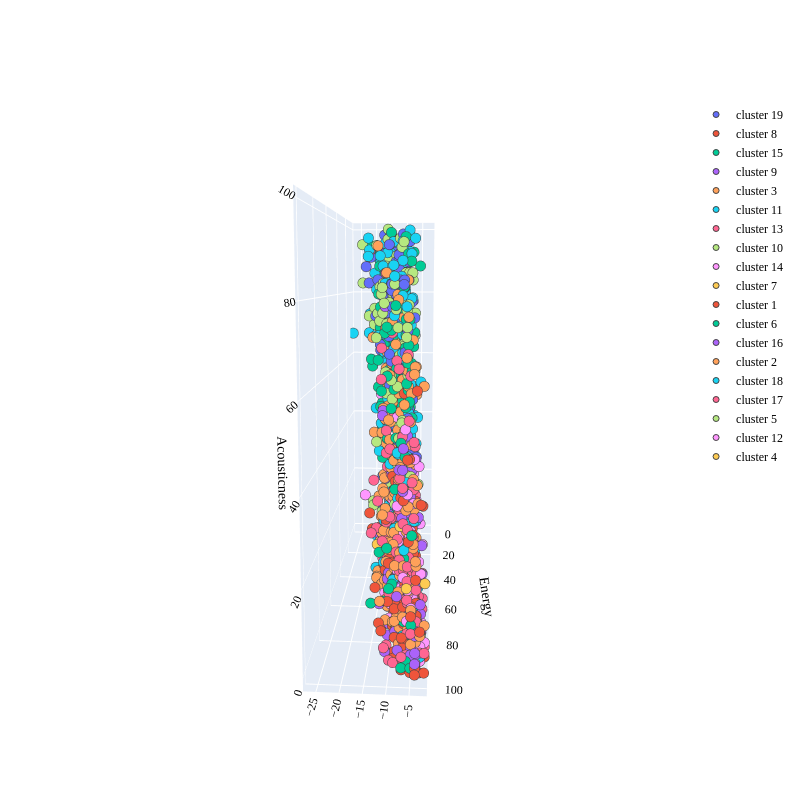

The code cell stored with this chart in its notebook:
### Code cell
import plotly.graph_objects as go
PLOT = go.Figure()
for i in list(data['Music Segment'].unique()):
    PLOT.add_trace(go.Scatter3d(x = data[data["Music Segment"]== i]['Energy'],
                                y = data[data["Music Segment"] == i]['Loudness (dB)'],
                                z = data[data["Music Segment"] == i]['Acousticness'],                        
                                mode = 'markers',marker_size = 6, marker_line_width = 1, name = str(i)))

PLOT.update_traces(hovertemplate='Energy: %{x} <br>Loudness (dB): %{y} <br>Acousticness: %{z}')
    
PLOT.update_layout(width = 800, height = 800, autosize = True, showlegend = True,
                   scene = dict(xaxis=dict(title = 'Energy', titlefont_color = 'black'),
                                yaxis=dict(title = 'Loudness (dB)', titlefont_color = 'black'),
                                zaxis=dict(title = 'Acousticness', titlefont_color = 'black')), 
                   font = dict(family = "Gilroy", color  = 'black', size = 12))

### Figure 1 — Plotly figure (JSON) as saved in the notebook; plotly's stock layout.template omitted (floating-point values rounded to 4 significant figures; data arrays with more than 128 entries replaced by an {"elided": "..."} marker saying what was removed)
{"data": [{"hovertemplate": "Energy: %{x} <br>Loudness (dB): %{y} <br>Acousticness: %{z}", "marker": {"line": {"width": 1}, "size": 6}, "mode": "markers", "name": "cluster 19", "type": "scatter3d", "x": [30, 42, 24, 30, 43, 68, 61, 37, 20, 30, 30, 41, 57, 33, 34, 6, 36, 44, 47, 40, 24, 33, 36, 29, 29, 32, 28, 30, 28, 40, 58, 69, 23, 31, 13, 38, 41, 46, 51, 53, 40, 66, 40, 32, 33, 33, 21, 17, 32, 27, 34, 47, 39, 31, 38, 32, 16, 43, 42, 32, 42, 9, 43, 34, 27, 23, 23, 28, 41, 35, 34, 48, 38, 14, 45, 41, 18, 55, 28, 48, 47, 43, 37, 47, 43, 50, 21, 23, 49, 61, 48, 17, 54, 47, 10, 28, 10, 40, 38, 25, 17, 47, 26, 21, 52, 6, 44, 30], "y": [-14, -10, -11, -7, -7, -8, -6, -9, -11, -12, -13, -9, -5, -11, -11, -17, -9, -9, -12, -7, -13, -11, -13, -10, -8, -8, -13, -10, -12, -8, -7, -7, -9, -10, -13, -8, -8, -9, -8, -6, -9, -7, -8, -11, -10, -11, -18, -19, -13, -12, -13, -13, -14, -11, -14, -12, -22, -9, -11, -12, -9, -15, -11, -14, -15, -10, -17, -16, -12, -14, -13, -9, -16, -17, -13, -11, -19, -6, -13, -9, -6, -9, -8, -11, -13, -12, -11, -12, -12, -8, -12, -13, -7, -8, -16, -12, -21, -8, -10, -16, -16, -8, -11, -12, -8, -22, -9, -15], "z": [94, 84, 92, 78, 28, 83, 54, 84, 76, 44, 77, 54, 38, 90, 91, 98, 57, 41, 34, 78, 24, 72, 61, 97, 95, 86, 43, 69, 54, 66, 51, 72, 89, 82, 88, 61, 50, 74, 58, 39, 34, 50, 63, 83, 76, 59, 84, 73, 62, 74, 81, 69, 75, 87, 75, 89, 88, 82, 55, 80, 84, 98, 43, 46, 42, 90, 63, 25, 68, 43, 72, 42, 66, 79, 64, 74, 13, 31, 50, 62, 74, 60, 84, 38, 55, 83, 96, 85, 24, 66, 77, 74, 68, 31, 81, 65, 91, 89, 72, 65, 92, 33, 91, 94, 39, 83, 61, 63]}, {"hovertemplate": "Energy: %{x} <br>Loudness (dB): %{y} <br>Acousticness: %{z}", "marker": {"line": {"width": 1}, "size": 6}, "mode": "markers", "name": "cluster 8", "type": "scatter3d", "x": [79, 99, 81, 99, 75, 76, 58, 93, 93, 99, 61, 66, 66, 79, 93, 92, 81, 82, 92, 91, 76, 77, 54, 88, 56, 90, 83, 96, 94, 87, 64, 69, 78, 75, 56, 84, 77, 70, 80, 87, 64, 76, 90, 76, 68, 79, 83, 91, 66, 91, 82, 89, 68, 44, 63, 64, 71, 71, 80, 66, 82, 59, 59, 89, 46, 67, 84, 56, 75, 48, 91, 87, 75, 84, 80, 97, 98, 70, 93, 72, 90, 94, 80, 83, 95, 82, 52, 83, 61, 90, 86, 84, 89, 74, 83, 98, 62, 81, 61, 79, 85, 78, 76, 94, 52, 82, 72, 90, 90, 80, 90, 58, 77, 53, 73, 46, 97, 71], "y": [-11, -3, -7, -2, -9, -6, -5, -4, -6, -4, -7, -9, -7, -5, -3, -5, -4, -4, -2, -6, -5, -6, -8, -5, -5, -9, -7, -4, -7, -8, -8, -7, -4, -6, -7, -7, -6, -8, -5, -4, -6, -8, -11, -9, -6, -6, -7, -5, -5, -5, -5, -3, -3, -14, -5, -7, -11, -7, -5, -12, -6, -9, -7, -7, -10, -10, -7, -12, -9, -10, -5, -5, -9, -6, -7, -5, -7, -8, -4, -6, -7, -3, -9, -6, -5, -14, -11, -6, -13, -5, -6, -5, -9, -10, -11, -3, -17, -8, -12, -10, -7, -9, -12, -7, -14, -9, -8, -4, -5, -9, -7, -11, -6, -9, -12, -9, -7, -9], "z": [17, 0, 8, 0, 13, 16, 4, 4, 46, 1, 2, 33, 3, 16, 36, 0, 0, 0, 0, 0, 0, 0, 16, 3, 5, 0, 1, 20, 0, 0, 56, 4, 11, 1, 0, 1, 0, 4, 6, 1, 5, 2, 0, 0, 18, 0, 0, 3, 4, 1, 1, 0, 28, 13, 3, 11, 14, 6, 20, 0, 10, 31, 6, 0, 19, 34, 0, 5, 5, 1, 0, 5, 4, 0, 12, 12, 0, 1, 61, 5, 36, 7, 7, 2, 0, 12, 7, 11, 8, 7, 1, 0, 3, 2, 9, 9, 24, 34, 11, 1, 7, 1, 0, 3, 6, 2, 0, 9, 1, 5, 4, 18, 1, 19, 26, 16, 7, 0]}, {"hovertemplate": "Energy: %{x} <br>Loudness (dB): %{y} <br>Acousticness: %{z}", "marker": {"line": {"width": 1}, "size": 6}, "mode": "markers", "name": "cluster 15", "type": "scatter3d", "x": [69, 96, 86, 67, 71, 93, 60, 76, 75, 77, 82, 49, 63, 88, 62, 72, 70, 75, 89, 85, 51, 57, 59, 69, 54, 72, 54, 54, 67, 51, 58, 83, 76, 73, 71, 87, 35, 72, 82, 57, 39, 66, 73, 70, 92, 88, 76, 82, 50, 68, 93, 99, 82, 93, 66, 66, 94, 81, 68, 86, 95, 98, 61, 45, 80, 60, 61, 57, 59, 52, 55, 97, 56, 66, 99, 47, 73, 92, 85, 88, 80, 55], "y": [-9, -5, -7, -6, -8, -5, -12, -7, -9, -4, -6, -8, -7, -3, -9, -5, -7, -11, -4, -11, -15, -11, -11, -11, -10, -9, -10, -13, -10, -9, -13, -7, -6, -6, -16, -7, -14, -10, -10, -8, -15, -14, -8, -9, -4, -9, -12, -7, -8, -9, -7, -5, -7, -7, -10, -9, -10, -8, -10, -8, -5, -6, -8, -13, -7, -10, -10, -12, -12, -14, -8, -4, -15, -6, -7, -9, -6, -6, -7, -5, -5, -10], "z": [2, 0, 21, 9, 8, 29, 6, 3, 1, 4, 2, 1, 24, 3, 0, 5, 5, 0, 8, 23, 1, 56, 10, 53, 22, 1, 2, 14, 20, 1, 2, 18, 0, 0, 3, 6, 9, 2, 13, 44, 5, 1, 14, 18, 2, 38, 6, 44, 18, 1, 0, 1, 6, 0, 45, 12, 17, 47, 78, 0, 9, 2, 2, 3, 1, 1, 1, 9, 22, 0, 3, 0, 11, 12, 1, 25, 21, 3, 4, 0, 0, 4]}, {"hovertemplate": "Energy: %{x} <br>Loudness (dB): %{y} <br>Acousticness: %{z}", "marker": {"line": {"width": 1}, "size": 6}, "mode": "markers", "name": "cluster 9", "type": "scatter3d", "x": {"elided": "143 int values"}, "y": {"elided": "143 int values"}, "z": {"elided": "143 int values"}}, {"hovertemplate": "Energy: %{x} <br>Loudness (dB): %{y} <br>Acousticness: %{z}", "marker": {"line": {"width": 1}, "size": 6}, "mode": "markers", "name": "cluster 3", "type": "scatter3d", "x": {"elided": "203 int values"}, "y": {"elided": "203 int values"}, "z": {"elided": "203 int values"}}, {"hovertemplate": "Energy: %{x} <br>Loudness (dB): %{y} <br>Acousticness: %{z}", "marker": {"line": {"width": 1}, "size": 6}, "mode": "markers", "name": "cluster 11", "type": "scatter3d", "x": {"elided": "150 int values"}, "y": {"elided": "150 int values"}, "z": {"elided": "150 int values"}}, {"hovertemplate": "Energy: %{x} <br>Loudness (dB): %{y} <br>Acousticness: %{z}", "marker": {"line": {"width": 1}, "size": 6}, "mode": "markers", "name": "cluster 13", "type": "scatter3d", "x": {"elided": "130 int values"}, "y": {"elided": "130 int values"}, "z": {"elided": "130 int values"}}, {"hovertemplate": "Energy: %{x} <br>Loudness (dB): %{y} <br>Acousticness: %{z}", "marker": {"line": {"width": 1}, "size": 6}, "mode": "markers", "name": "cluster 10", "type": "scatter3d", "x": [5, 20, 8, 19, 33, 63, 47, 25, 33, 57, 40, 34, 37, 42, 44, 7, 36, 49, 41, 33, 32, 35, 26, 21, 28, 26, 42, 11, 42, 26, 16, 22, 33, 40, 51, 18, 53, 14, 25, 41, 50, 46, 46, 26, 76, 7, 45, 25, 35, 32, 26, 39, 13, 37, 48, 35, 29, 26, 31, 44, 9, 22, 18, 29, 33, 44, 28, 28, 44, 38, 15, 18, 35, 24, 29, 47, 55, 24, 38, 37, 13, 32, 17, 43, 13, 27, 21], "y": [-16, -12, -16, -15, -9, -7, -9, -16, -11, -10, -14, -8, -10, -6, -15, -14, -12, -8, -6, -13, -7, -9, -15, -15, -15, -12, -11, -15, -15, -12, -11, -18, -16, -13, -14, -11, -12, -13, -18, -15, -7, -7, -13, -11, -7, -24, -14, -11, -7, -13, -17, -12, -14, -5, -8, -9, -14, -14, -9, -10, -18, -14, -12, -13, -9, -11, -11, -9, -14, -12, -20, -15, -10, -17, -13, -9, -11, -13, -13, -11, -14, -9, -21, -6, -16, -17, -12], "z": [88, 88, 92, 99, 74, 78, 94, 52, 26, 72, 56, 86, 93, 59, 82, 70, 65, 76, 75, 82, 84, 67, 88, 90, 64, 91, 46, 94, 75, 85, 91, 74, 47, 54, 78, 85, 59, 96, 94, 41, 68, 38, 78, 96, 71, 95, 59, 79, 86, 72, 82, 68, 85, 25, 48, 55, 94, 45, 57, 67, 92, 84, 88, 65, 86, 45, 72, 94, 53, 83, 13, 83, 78, 69, 49, 69, 83, 63, 73, 68, 75, 21, 73, 69, 61, 72, 84]}, {"hovertemplate": "Energy: %{x} <br>Loudness (dB): %{y} <br>Acousticness: %{z}", "marker": {"line": {"width": 1}, "size": 6}, "mode": "markers", "name": "cluster 14", "type": "scatter3d", "x": {"elided": "167 int values"}, "y": {"elided": "167 int values"}, "z": {"elided": "167 int values"}}, {"hovertemplate": "Energy: %{x} <br>Loudness (dB): %{y} <br>Acousticness: %{z}", "marker": {"line": {"width": 1}, "size": 6}, "mode": "markers", "name": "cluster 7", "type": "scatter3d", "x": [93, 82, 78, 40, 55, 63, 46, 84, 63, 85, 60, 58, 96, 31, 84, 28, 76, 30], "y": [-2, -9, -5, -8, -8, -7, -11, -6, -10, -8, -10, -6, -6, -10, -8, -14, -8, -12], "z": [18, 3, 1, 49, 21, 39, 17, 8, 0, 1, 2, 37, 18, 31, 28, 24, 1, 16]}, {"hovertemplate": "Energy: %{x} <br>Loudness (dB): %{y} <br>Acousticness: %{z}", "marker": {"line": {"width": 1}, "size": 6}, "mode": "markers", "name": "nan", "type": "scatter3d", "x": [], "y": [], "z": []}, {"hovertemplate": "Energy: %{x} <br>Loudness (dB): %{y} <br>Acousticness: %{z}", "marker": {"line": {"width": 1}, "size": 6}, "mode": "markers", "name": "cluster 1", "type": "scatter3d", "x": [90, 31, 64, 60, 81, 67, 56, 56, 91, 57, 78, 72, 81, 46, 76, 90, 77, 88, 84, 93, 77, 30, 59, 70, 73, 83, 78, 66, 69, 41, 87, 88, 58, 67, 74, 51, 60, 69, 83, 61, 90, 45, 66, 72, 42, 90, 69, 68, 93, 48, 70, 75, 62, 51, 47, 50, 100, 84, 92, 77, 68, 65, 43, 72, 86, 84, 41, 58, 31, 38, 67, 89, 63, 68, 88, 82, 85, 74, 94, 85, 59, 83, 94, 92, 47, 65, 48, 43, 83, 43, 87, 80, 43, 36, 24, 99, 82, 52, 86, 66, 42, 39, 80, 89, 77, 65, 92, 58, 90, 72, 39, 46, 62], "y": [-7, -13, -6, -6, -4, -5, -11, -6, -4, -8, -8, -6, -5, -10, -6, -4, -4, -6, -5, -4, -7, -17, -6, -9, -6, -7, -8, -4, -7, -10, -6, -5, -9, -10, -7, -8, -5, -9, -4, -5, -5, -12, -10, -8, -14, -7, -7, -8, -9, -9, -9, -9, -11, -13, -10, -14, -4, -7, -7, -9, -8, -9, -12, -10, -6, -13, -16, -5, -19, -10, -5, -5, -6, -6, -6, -9, -6, -7, -7, -6, -9, -4, -5, -3, -9, -10, -9, -9, -5, -10, -4, -6, -10, -11, -16, -5, -6, -9, -7, -5, -9, -11, -6, -9, -3, -8, -5, -13, -12, -6, -16, -9, -10], "z": [0, 1, 0, 0, 0, 3, 1, 18, 0, 4, 9, 0, 2, 8, 7, 12, 0, 0, 26, 0, 6, 4, 2, 2, 9, 3, 1, 0, 1, 17, 0, 2, 1, 2, 7, 4, 3, 0, 0, 0, 0, 15, 2, 31, 10, 11, 19, 0, 0, 39, 22, 0, 34, 2, 19, 13, 0, 6, 4, 7, 4, 6, 0, 1, 25, 4, 13, 11, 9, 42, 29, 0, 5, 32, 1, 0, 4, 2, 0, 0, 0, 3, 1, 1, 28, 1, 14, 24, 0, 18, 3, 43, 29, 11, 24, 0, 1, 18, 5, 17, 2, 23, 0, 10, 0, 1, 12, 19, 5, 1, 7, 34, 6]}, {"hovertemplate": "Energy: %{x} <br>Loudness (dB): %{y} <br>Acousticness: %{z}", "marker": {"line": {"width": 1}, "size": 6}, "mode": "markers", "name": "cluster 6", "type": "scatter3d", "x": [65, 48, 44, 35, 49, 44, 38, 32, 55, 52, 18, 34, 13, 30, 14, 67, 49, 44, 18, 41, 49, 55, 75, 53, 33, 45, 55, 26, 20, 39, 5, 26, 38, 45, 33, 33, 28, 24, 21, 63, 38, 32, 21, 49, 36, 25, 39, 26, 53, 28, 4, 53, 55, 22, 47, 37, 27, 45, 17, 45, 33, 39, 56, 37, 79, 38, 32, 32, 42, 42, 34, 16, 51, 55, 25, 31, 31, 69, 64, 52, 47, 29, 31, 65, 42, 37, 56, 13, 40, 27, 83, 15, 32, 30, 31, 40, 67, 37, 59, 53, 46, 43, 33, 37, 29, 58, 37, 28, 40, 9, 51, 19, 24, 43, 40, 38, 7], "y": [-7, -8, -7, -10, -7, -9, -9, -17, -8, -10, -10, -9, -14, -9, -14, -7, -7, -11, -13, -7, -9, -9, -7, -10, -8, -9, -7, -10, -14, -11, -21, -7, -10, -9, -11, -17, -5, -17, -20, -7, -10, -12, -14, -14, -13, -15, -7, -11, -13, -15, -22, -9, -6, -14, -15, -10, -17, -7, -11, -9, -14, -11, -8, -12, -7, -9, -14, -12, -13, -8, -12, -17, -9, -13, -17, -16, -15, -12, -7, -12, -14, -16, -17, -6, -13, -16, -7, -15, -9, -11, -6, -17, -10, -14, -12, -10, -6, -10, -8, -7, -6, -12, -14, -15, -8, -7, -12, -12, -9, -15, -9, -13, -12, -10, -11, -7, -21], "z": [57, 48, 73, 67, 47, 66, 76, 53, 74, 57, 84, 96, 93, 85, 87, 64, 50, 60, 75, 61, 51, 51, 60, 38, 89, 82, 42, 81, 98, 53, 56, 92, 61, 46, 43, 61, 88, 76, 60, 68, 51, 74, 82, 70, 83, 71, 69, 88, 42, 68, 95, 43, 67, 77, 54, 37, 88, 89, 42, 70, 65, 37, 70, 57, 55, 82, 72, 73, 56, 91, 49, 38, 58, 72, 70, 48, 70, 61, 53, 71, 70, 31, 80, 50, 58, 48, 74, 47, 58, 58, 57, 85, 62, 70, 53, 58, 62, 69, 67, 68, 70, 68, 58, 66, 65, 47, 73, 73, 76, 97, 52, 73, 84, 54, 70, 70, 92]}, {"hovertemplate": "Energy: %{x} <br>Loudness (dB): %{y} <br>Acousticness: %{z}", "marker": {"line": {"width": 1}, "size": 6}, "mode": "markers", "name": "cluster 16", "type": "scatter3d", "x": [42, 70, 59, 79, 57, 43, 58, 44, 85, 74, 62, 74, 55, 20, 64, 93, 66, 87, 47, 66, 65, 54, 68, 40, 54, 48, 45, 55, 92, 50, 59, 74, 51, 42, 54, 58, 86, 82, 52, 87, 45, 59, 43, 66, 72, 64, 61, 38, 57, 43, 60, 47, 46, 49, 89, 34, 84, 66, 34, 29, 24, 60, 57, 74, 55, 93, 80, 52, 64, 76, 48, 89, 52, 53, 90, 56, 43, 98, 47, 50, 64, 33, 60, 96, 64, 92, 61, 38, 40, 85, 46, 55, 91, 44, 43, 38, 26], "y": [-9, -10, -9, -6, -5, -11, -5, -8, -8, -5, -6, -5, -8, -14, -5, -3, -9, -3, -9, -7, -7, -8, -7, -9, -6, -8, -11, -7, -11, -7, -7, -7, -8, -8, -7, -8, -6, -6, -12, -5, -6, -6, -8, -8, -6, -7, -7, -16, -9, -10, -11, -8, -12, -9, -6, -10, -4, -6, -13, -16, -14, -10, -14, -9, -14, -6, -4, -7, -10, -7, -10, -7, -10, -9, -8, -10, -12, -4, -14, -11, -10, -13, -9, -5, -9, -4, -8, -11, -12, -5, -14, -9, -7, -13, -11, -12, -13], "z": [16, 8, 32, 0, 4, 16, 3, 29, 2, 5, 3, 1, 33, 13, 39, 13, 3, 8, 60, 0, 0, 29, 46, 63, 3, 4, 16, 19, 1, 25, 5, 2, 40, 13, 49, 1, 0, 1, 33, 1, 34, 35, 10, 28, 10, 7, 6, 9, 39, 39, 4, 24, 12, 22, 9, 65, 0, 28, 0, 67, 55, 31, 49, 0, 50, 2, 13, 1, 1, 6, 28, 2, 32, 25, 43, 16, 18, 0, 77, 8, 20, 74, 6, 0, 2, 6, 28, 36, 3, 0, 29, 37, 48, 7, 29, 3, 54]}, {"hovertemplate": "Energy: %{x} <br>Loudness (dB): %{y} <br>Acousticness: %{z}", "marker": {"line": {"width": 1}, "size": 6}, "mode": "markers", "name": "cluster 2", "type": "scatter3d", "x": [53, 74, 55, 41, 55, 69, 62, 59, 55, 75, 46, 42, 71, 41, 65, 59, 50, 46, 75, 35, 24, 33, 66, 39, 44, 59, 47, 65, 40, 47, 57, 84, 59, 39, 41, 52, 31, 50, 51, 63, 48, 57, 29, 41, 54, 81, 56, 73, 53, 65, 70, 45, 61, 38, 76, 57, 64, 26, 63, 40, 35, 71, 51, 67, 45, 46, 35, 55, 40, 49, 51, 53, 39, 48, 49, 62, 64, 51, 47, 28, 87, 63, 49, 46, 48, 48, 36, 46], "y": [-12, -7, -12, -8, -7, -5, -9, -12, -7, -6, -8, -10, -6, -14, -6, -12, -7, -16, -5, -14, -13, -13, -5, -11, -9, -5, -6, -3, -10, -7, -8, -8, -6, -14, -7, -10, -12, -13, -17, -12, -12, -9, -11, -14, -10, -5, -10, -8, -9, -7, -8, -15, -7, -13, -6, -11, -9, -11, -8, -15, -14, -8, -10, -7, -10, -14, -18, -7, -10, -12, -9, -9, -11, -9, -11, -7, -8, -10, -10, -15, -7, -7, -14, -9, -8, -13, -14, -14], "z": [34, 66, 47, 84, 68, 39, 51, 43, 53, 41, 60, 36, 57, 38, 43, 60, 59, 93, 64, 54, 79, 60, 63, 49, 58, 55, 29, 58, 48, 53, 51, 42, 69, 64, 35, 37, 51, 48, 69, 49, 38, 38, 57, 86, 79, 63, 45, 43, 58, 58, 40, 42, 60, 54, 51, 37, 41, 61, 46, 48, 46, 42, 54, 62, 54, 46, 40, 46, 37, 73, 55, 50, 80, 64, 67, 54, 49, 38, 62, 58, 57, 75, 30, 74, 35, 48, 48, 71]}, {"hovertemplate": "Energy: %{x} <br>Loudness (dB): %{y} <br>Acousticness: %{z}", "marker": {"line": {"width": 1}, "size": 6}, "mode": "markers", "name": "cluster 18", "type": "scatter3d", "x": {"elided": "130 int values"}, "y": {"elided": "130 int values"}, "z": {"elided": "130 int values"}}, {"hovertemplate": "Energy: %{x} <br>Loudness (dB): %{y} <br>Acousticness: %{z}", "marker": {"line": {"width": 1}, "size": 6}, "mode": "markers", "name": "cluster 17", "type": "scatter3d", "x": [77, 83, 70, 33, 51, 95, 71, 88, 83, 36, 34, 72, 73, 57, 48, 70, 76, 92, 30, 54, 68, 59, 83, 87, 71, 93, 48, 69, 36, 76, 74, 45, 66, 13, 83, 69, 64, 75, 87, 41, 80, 86, 58, 72, 51, 62, 62], "y": [-3, -5, -10, -10, -7, -9, -7, -6, -6, -11, -12, -12, -9, -13, -12, -8, -9, -6, -15, -11, -9, -11, -8, -8, -10, -5, -16, -11, -11, -7, -7, -10, -9, -21, -9, -9, -9, -7, -6, -13, -5, -3, -10, -10, -13, -11, -10], "z": [0, 1, 0, 69, 23, 0, 31, 0, 2, 0, 58, 25, 8, 39, 70, 2, 7, 30, 86, 49, 27, 19, 4, 21, 10, 41, 23, 25, 28, 1, 1, 4, 5, 93, 0, 0, 2, 0, 0, 20, 47, 0, 18, 2, 4, 6, 64]}, {"hovertemplate": "Energy: %{x} <br>Loudness (dB): %{y} <br>Acousticness: %{z}", "marker": {"line": {"width": 1}, "size": 6}, "mode": "markers", "name": "cluster 5", "type": "scatter3d", "x": [48, 39, 71, 59, 41, 39, 74, 61, 20, 49, 28, 43, 33, 48, 24, 36, 40, 52, 28, 37, 28, 70, 37, 67, 10, 26, 57, 8, 44, 41, 45, 26, 6, 13, 31, 31, 30, 39, 44, 18, 69, 29, 39, 36, 73, 37, 49, 60, 60, 14, 44, 42, 77, 55, 72, 73, 24, 34, 66, 36], "y": [-10, -14, -9, -10, -9, -13, -8, -5, -15, -8, -14, -11, -11, -12, -14, -13, -10, -16, -11, -9, -13, -10, -13, -7, -20, -19, -10, -20, -9, -14, -15, -16, -24, -18, -14, -9, -13, -17, -11, -16, -11, -12, -14, -11, -6, -13, -8, -9, -6, -10, -8, -12, -8, -8, -7, -6, -14, -16, -10, -13], "z": [64, 13, 46, 57, 60, 30, 51, 0, 96, 16, 30, 38, 5, 52, 68, 47, 29, 69, 47, 50, 80, 29, 15, 61, 70, 15, 36, 75, 50, 72, 19, 83, 83, 35, 41, 48, 69, 38, 11, 84, 60, 33, 26, 5, 18, 8, 54, 13, 10, 93, 48, 31, 51, 49, 73, 37, 18, 80, 77, 47]}, {"hovertemplate": "Energy: %{x} <br>Loudness (dB): %{y} <br>Acousticness: %{z}", "marker": {"line": {"width": 1}, "size": 6}, "mode": "markers", "name": "cluster 12", "type": "scatter3d", "x": [20, 60, 29, 32, 59], "y": [-17, -11, -12, -15, -10], "z": [49, 27, 77, 52, 2]}, {"hovertemplate": "Energy: %{x} <br>Loudness (dB): %{y} <br>Acousticness: %{z}", "marker": {"line": {"width": 1}, "size": 6}, "mode": "markers", "name": "cluster 4", "type": "scatter3d", "x": [32, 50, 87], "y": [-17, -16, -6], "z": [37, 11, 0]}], "layout": {"autosize": true, "font": {"color": "black", "family": "Gilroy", "size": 12}, "height": 800, "scene": {"aspectmode": "auto", "aspectratio": {"x": 1.561, "y": 0.4022, "z": 1.593}, "camera": {"center": {"x": 0, "y": 0, "z": 0}, "eye": {"x": 2.998, "y": 0.2179, "z": 0.5294}, "projection": {"type": "perspective"}, "up": {"x": 0.001235, "y": -0.001233, "z": 1.0}}, "xaxis": {"title": {"font": {"color": "black"}, "text": "Energy"}, "type": "linear"}, "yaxis": {"title": {"font": {"color": "black"}, "text": "Loudness (dB)"}, "type": "linear"}, "zaxis": {"title": {"font": {"color": "black"}, "text": "Acousticness"}, "type": "linear"}}, "showlegend": true, "width": 800}}
